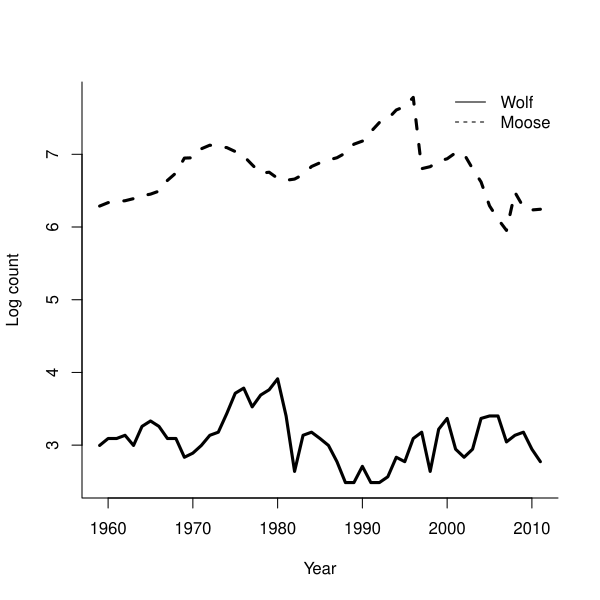

Reproduce this figure in R.
###################################################
### code chunk number 3: Cs02_plotwolfmoosedata
###################################################
x <- isleRoyal[, "Year"]
y <- log(isleRoyal[, c("Wolf", "Moose")])
graphics::matplot(x, y,
  ylab = "Log count", xlab = "Year", type = "l",
  lwd = 3, bty = "L", col = "black"
)
legend("topright", c("Wolf", "Moose"), lty = c(1, 2), bty = "n")
